Frame 1 (no input): blank canvas, image omitted
Frame 60 (the mouse pressed at the canvas centre just before this capture): blank canvas, image omitted
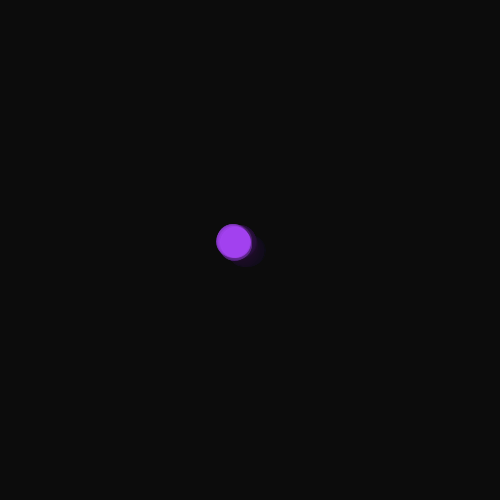
Frame 120 (the mouse held since frame 60 and released just before this capture)

The Processing sketch whose frames 1 and 60 were blank and that drew this single picture after the mouse press (run headless with seeded random() and noise(); from frame 60 on, the mouse is pressed at the canvas centre):

// Processing sketch: ex19_07
// ── ex19_07.pde
// 본문 코드: 마우스를 누르면 생성되고 서서히 소멸되는 원 객체

ArrayList<Circle> circles;

void setup() {
  size(500, 500);
  circles = new ArrayList<Circle>();
}

void draw() {
  // 페이딩 효과
  noStroke();  
  fill(0, 10);  
  rect(0, 0, width, height);

  for (int i = 0; i < circles.size(); i++) {
    Circle c = circles.get(i);
    c.display();
    c.move();
    if (c.melt()) {
      circles.remove(i);
    }
  }
  println(circles.size());
}

void mousePressed() {
  circles.add(new Circle(mouseX, mouseY));
}

// Circle 클래스 코드

class Circle {
  PVector location;
  color col;
  float d, alpha;

  Circle(float x, float y) {
    location = new PVector(x, y);
    col = color(random(255), random(255), random(255));
    d = 30;
    alpha = 255;
  }

  void display() {
    stroke(col, alpha);
    fill(col, alpha);
    ellipse(location.x, location.y, d, d);
  }

  void move() {
    location.add(random(-2, 2), random(-2, 2));
  }

  boolean melt() {
    alpha--;
    if (alpha < 0) {
      return true;
    } else {
      return false;
    }
  }
}
